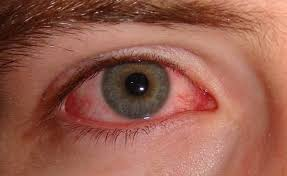
#> input picture Test/conj.jpeg, 287 x 176 px
$ python compare_predictions.py
#> lines starting #> are read from the running program, lines starting #| are printed output that depends on the picture
#!/usr/bin/env python3
"""
Compare two CoreML models on the same test image
"""

import coremltools as ct
import numpy as np
from PIL import Image
import sys

def softmax(x):
    """Apply softmax to convert logits to probabilities"""
    exp_x = np.exp(x - np.max(x))
    return exp_x / exp_x.sum()

def load_image(image_path, target_size=(224, 224)):
    """Load and preprocess an image"""
#> called with image_path = 'conj.jpeg', target_size = (224, 224)
    img = Image.open(image_path)
#> img is the input picture: PIL image 287x176 RGB; mean R, G, B 152.1, 94.3, 78.7
    if img.mode != 'RGB':
        img = img.convert('RGB')
    img = img.resize(target_size, Image.Resampling.LANCZOS)
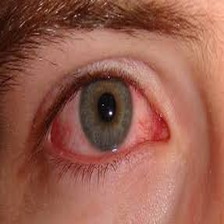
#> img: PIL image 224x224 RGB; mean R, G, B 152.1, 94.3, 78.7
    return img

def predict(model_path, image):
    """Run prediction with a model"""
    model = ct.models.MLModel(model_path)
    prediction = model.predict({'input_image': image})
    output = prediction[list(prediction.keys())[0]]
    output_array = np.array(output).flatten()
    probabilities = softmax(output_array)
    return probabilities, output_array

def main():
    print("="*80)
    print("SIDE-BY-SIDE MODEL COMPARISON")
    print("="*80)

    # Paths
    image_path = "conj.jpeg"
    model1_path = "EyeDiseaseModel.mlmodel"
    model2_path = "EyeDiseaseModelV2.mlmodel"

    # Disease names
    disease_names = [
        "Normal/Healthy",
        "Cataract",
        "Glaucoma",
        "Diabetic Retinopathy",
        "Age-related Macular Degeneration"
    ]

    print(f"\nTest Image: {image_path}")
    print(f"Model 1: {model1_path} (Original)")
    print(f"Model 2: {model2_path} (Improved)")

    # Load image
    print("\nLoading and preprocessing image...")
    img = load_image(image_path)
    print(f"✓ Image loaded: {img.size}")
#| ✓ Image loaded: (224, 224)

    # Run predictions
    print("\nRunning predictions...")
    print("-"*80)

    probs1, logits1 = predict(model1_path, img)
    print(f"✓ Model 1 prediction complete")

    probs2, logits2 = predict(model2_path, img)
    print(f"✓ Model 2 prediction complete")

    # Display comparison
    print("\n" + "="*80)
    print("PREDICTION COMPARISON")
    print("="*80)

    print(f"\n{'Disease':<40} {'Model V1':<20} {'Model V2':<20} {'Difference':<15}")
    print("-"*80)

    for i, disease in enumerate(disease_names):
        diff = probs2[i] - probs1[i]
        diff_symbol = "↑" if diff > 0 else ("↓" if diff < 0 else "→")

        v1_pct = f"{probs1[i]*100:6.2f}%"
        v2_pct = f"{probs2[i]*100:6.2f}%"
        diff_str = f"{diff_symbol} {abs(diff)*100:5.2f}%"

        print(f"{disease:<40} {v1_pct:<20} {v2_pct:<20} {diff_str:<15}")

    # Top predictions
    print("\n" + "="*80)
    print("TOP PREDICTIONS")
    print("="*80)

    top1_idx = np.argmax(probs1)
    top2_idx = np.argmax(probs2)

    print(f"\nModel V1 (Original):")
    print(f"  Prediction: {disease_names[top1_idx]}")
    print(f"  Confidence: {probs1[top1_idx]*100:.2f}%")

    print(f"\nModel V2 (Improved):")
    print(f"  Prediction: {disease_names[top2_idx]}")
    print(f"  Confidence: {probs2[top2_idx]*100:.2f}%")

    # Agreement analysis
    print("\n" + "="*80)
    print("ANALYSIS")
    print("="*80)

    if top1_idx == top2_idx:
        print(f"\n✓ Both models agree on the prediction: {disease_names[top1_idx]}")
        confidence_diff = probs2[top2_idx] - probs1[top1_idx]
        if abs(confidence_diff) < 0.01:
            print(f"  Confidence levels are very similar (±{abs(confidence_diff)*100:.2f}%)")
        elif confidence_diff > 0:
            print(f"  Model V2 is more confident by {confidence_diff*100:.2f}%")
        else:
            print(f"  Model V1 is more confident by {abs(confidence_diff)*100:.2f}%")
    else:
        print(f"\n⚠️  Models disagree!")
        print(f"  Model V1 predicts: {disease_names[top1_idx]} ({probs1[top1_idx]*100:.2f}%)")
        print(f"  Model V2 predicts: {disease_names[top2_idx]} ({probs2[top2_idx]*100:.2f}%)")

    # Statistical comparison
    print(f"\nStatistical Measures:")
    print(f"  Average difference: {np.mean(np.abs(probs2 - probs1))*100:.2f}%")
    print(f"  Max difference: {np.max(np.abs(probs2 - probs1))*100:.2f}%")
    print(f"  Entropy V1: {-sum(p * np.log(p + 1e-10) for p in probs1):.4f}")
    print(f"  Entropy V2: {-sum(p * np.log(p + 1e-10) for p in probs2):.4f}")

    lower_entropy = "V1" if probs1[top1_idx] > probs2[top2_idx] else "V2"
    print(f"\n  → Model {lower_entropy} shows more certainty (lower entropy = higher confidence)")

    print("\n" + "="*80)
    print("RECOMMENDATION")
    print("="*80)

    if probs2[top2_idx] > probs1[top1_idx]:
        print(f"\n✓ Model V2 shows higher confidence ({probs2[top2_idx]*100:.2f}% vs {probs1[top1_idx]*100:.2f}%)")
        print("  Recommended: Use EyeDiseaseModelV2.mlmodel for production")
    else:
        print(f"\n✓ Model V1 shows higher confidence ({probs1[top1_idx]*100:.2f}% vs {probs2[top2_idx]*100:.2f}%)")
        print("  Note: Test on real eye images to properly evaluate improvement")

    print("\n" + "="*80)

if __name__ == "__main__":
    main()
#> (the call stopped at in predict, `model = ct.models.MLModel(model_path)`: coremltools is not available in this run)

$ run again, with Test/cat.jpg copied over Test/conj.jpeg
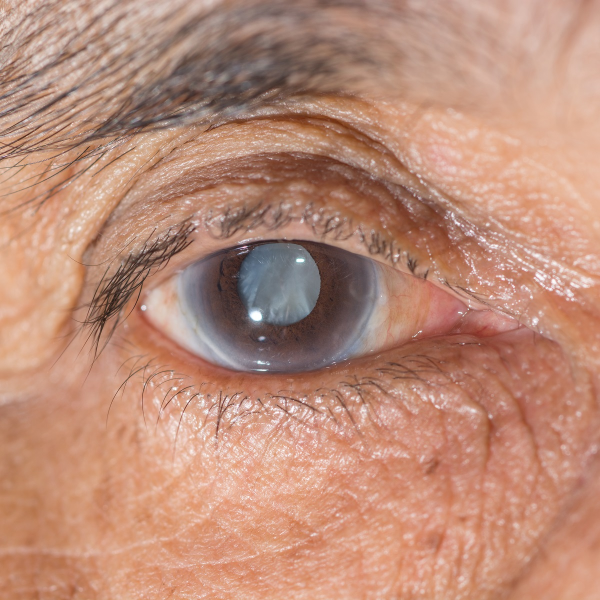
#> input picture Test/cat.jpg, 1200 x 1200 px (shown at 1/2 size)
#> in load_image, img is the input picture: PIL image 1200x1200 RGB; mean R, G, B 187.4, 140.4, 120.7
#> in load_image, `img = img.resize(target_size, Image.Resampling.LANCZOS)`:
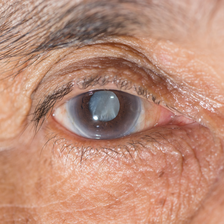
#> img: PIL image 224x224 RGB; mean R, G, B 187.4, 140.4, 120.7
#| ✓ Image loaded: (224, 224)
